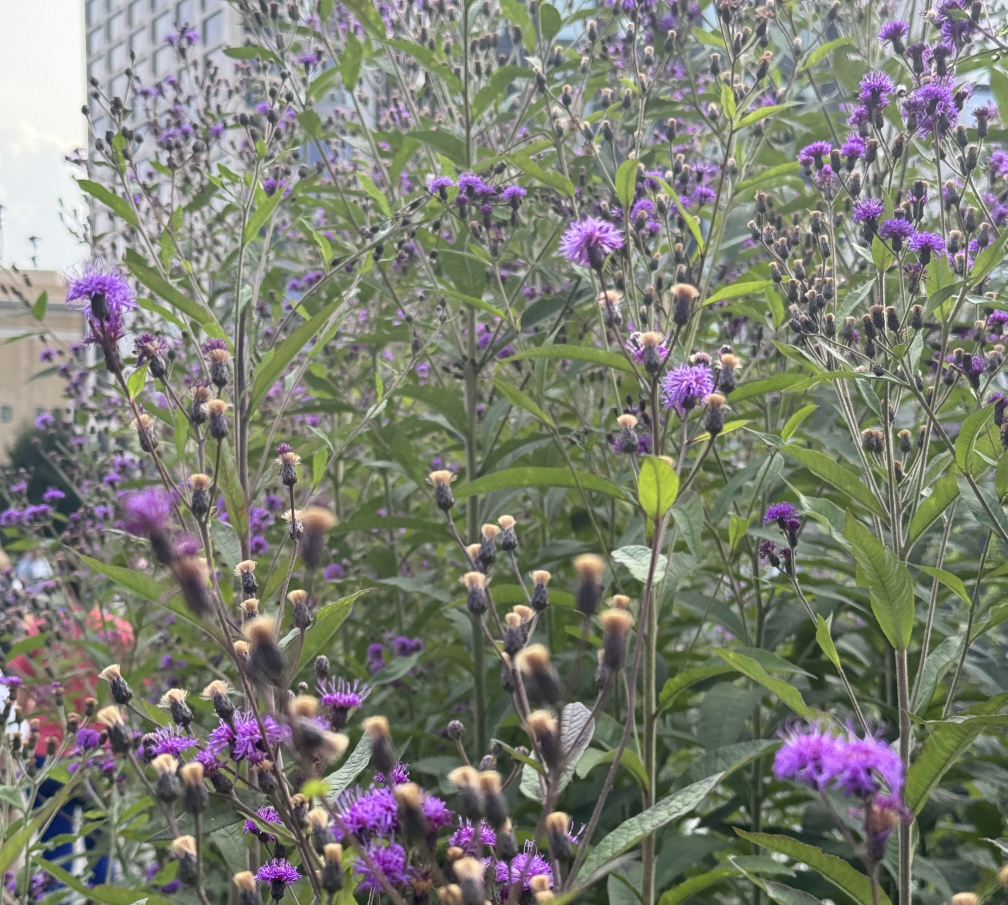
#> input picture garden.jpg, 3024 x 2715 px (shown at 1/3 size); its folder holds only this picture in this run
$ python -i fingerprint.py   (imports and definitions only)   (older library calls are emulated)
#> lines starting #> are read from the running program, lines starting #| are printed output that depends on the picture; after the words box and inside, x2 and y2 are one past the last pixel; in counts of white or black regions, pixels touching at a corner belong together
### depthbrush/generators.py
"""Stroke generator library — the mark-making vocabularies.

Each generator is registered in REGISTRY and has the signature

    gen(ctx: GenContext, p: dict, rng) -> list[np.ndarray]   # polylines, px

Parameters arrive in millimeters (converted via ctx.ppm) so presets stay
paper-relative. Vocabularies derived from studying neo-expressionist
mark-systems: restated contours, skeleton armatures, glyph fields, scribble
energy, stipple percussion — alongside the original flow-field hatching.
"""

import math
from dataclasses import dataclass

import cv2
import numpy as np

from .fields import blend_orientation
from .geometry import chaikin, clip_by_mask, polyline_length, resample, wobble
from .strokes import InkGrid, flow_hatch, iso_depth_contours, silhouette_lines


@dataclass
class GenContext:
    """Everything a generator may want to look at, in working-px space."""
    ppm: float
    band_index: int
    n_bands: int
    depth: np.ndarray          # [0,1], 1 = near
    band_mask: np.ndarray      # bool: hard band membership
    allowed: np.ndarray        # bool: feathered band minus reservation/border
    weight: np.ndarray         # soft band membership [0,1]
    tone: np.ndarray           # band tone source [0,1], 1 = light
    darkness: np.ndarray       # shaped ink-demand field [0,1]
    darkness_seed: np.ndarray  # darkness * weight (feathered seeding)
    theta_raw: np.ndarray      # structure-tensor orientation
    coherence: np.ndarray
    min_darkness: float
    border: np.ndarray         # bool: image-frame guard band


# ---------------------------------------------------------------- helpers

# [133 lines left out: functions _theta, _seed_candidates, _rot, gen_hatch, gen_iso_depth, gen_contour and 1 more, not called in this run]


def _thin(mass: np.ndarray) -> np.ndarray:
    """Binary mass (uint8 0/1) -> 1px skeleton (uint8 0/255)."""
    if hasattr(cv2, "ximgproc"):
        return cv2.ximgproc.thinning(mass * 255)
    return _zhang_suen(mass)


def _trace_skeleton(skel: np.ndarray) -> list:
    """Walk a thinned binary image into polylines (junction-to-junction)."""
    ys, xs = np.nonzero(skel)
    pts = set(zip(xs.tolist(), ys.tolist()))
    if not pts:
        return []
    NB = [(-1, -1), (0, -1), (1, -1), (-1, 0), (1, 0), (-1, 1), (0, 1), (1, 1)]

    def neighbors(q):
        return [(q[0] + dx, q[1] + dy) for dx, dy in NB if (q[0] + dx, q[1] + dy) in pts]

    deg = {q: len(neighbors(q)) for q in pts}
    used = set()

    def edge(a, b):
        return (a, b) if a < b else (b, a)

    paths = []

    def walk(start, nxt):
        path = [start, nxt]
        used.add(edge(start, nxt))
        prev, cur = start, nxt
        while deg[cur] == 2:
            cand = [q for q in neighbors(cur) if q != prev and edge(cur, q) not in used]
            if not cand:
                break
            used.add(edge(cur, cand[0]))
            path.append(cand[0])
            prev, cur = cur, cand[0]
        return np.array(path, dtype=np.float32)

    for s in (q for q in pts if deg[q] != 2):
        for n in neighbors(s):
            if edge(s, n) not in used:
                paths.append(walk(s, n))
    for s in pts:  # remaining pure cycles
        if deg[s] == 2:
            for n in neighbors(s):
                if edge(s, n) not in used:
                    paths.append(walk(s, n))
    return paths


# [29 lines left out: function gen_skeleton, not called in this run]


# ---------------------------------------------------------------- glyphs

# unit-space glyphs (roughly within radius 0.5), simple -> complex
def _circle(r, n=10, closed=True):
    a = np.linspace(0, 2 * math.pi, n, endpoint=False)
    pts = np.stack([np.cos(a), np.sin(a)], axis=1) * r
    if closed:
        pts = np.vstack([pts, pts[:1]])
    return pts.astype(np.float32)


GLYPHS = {
    "dot":  [_circle(0.10, 6)],
    "dash": [np.array([[-0.5, 0], [0.5, 0]], dtype=np.float32)],
    "v":    [np.array([[-0.35, -0.4], [0, 0.4], [0.35, -0.4]], dtype=np.float32)],
    "zig":  [np.array([[-0.5, 0.18], [-0.17, -0.18], [0.17, 0.18], [0.5, -0.18]],
                      dtype=np.float32)],
    "x":    [np.array([[-0.4, -0.4], [0.4, 0.4]], dtype=np.float32),
             np.array([[-0.4, 0.4], [0.4, -0.4]], dtype=np.float32)],
    "plus": [np.array([[-0.45, 0], [0.45, 0]], dtype=np.float32),
             np.array([[0, -0.45], [0, 0.45]], dtype=np.float32)],
    "o":    [_circle(0.42, 10)],
    "star": [np.array([[-0.45, 0], [0.45, 0]], dtype=np.float32),
             np.array([[-0.22, -0.39], [0.22, 0.39]], dtype=np.float32),
             np.array([[-0.22, 0.39], [0.22, -0.39]], dtype=np.float32)],
}


# [215 lines left out: functions gen_glyphs, gen_scribble, _spiral_fills, gen_stipple, not called in this run]


# ---------------------------------------------------------------- registry

REGISTRY = {
    "hatch": gen_hatch,
    "iso_depth": gen_iso_depth,
    "contour": gen_contour,
    "skeleton": gen_skeleton,
    "glyphs": gen_glyphs,
    "scribble": gen_scribble,
    "stipple": gen_stipple,
}

# starter params offered by the UI's "add generator" menu
DEFAULT_PARAMS = {
    "hatch": {"spacing_min_mm": 1.0, "spacing_max_mm": 4.0, "step_mm": 0.7,
              "max_len_mm": 30.0, "min_len_mm": 3.0, "bias_angle_deg": -35.0,
              "bias_strength": 0.2, "wobble_amp_mm": 0.2,
              "wobble_wavelength_mm": 10.0, "max_strokes": 3000,
              "seed_attempts": 14000},
    "iso_depth": {"levels": 6, "min_len_mm": 9.0, "step_mm": 0.9,
                  "wobble_amp_mm": 0.2, "wobble_wavelength_mm": 20.0},
    "contour": {"passes": 1, "offset_mm": 0.8, "trim": 0.3, "angular": False,
                "min_len_mm": 12.0, "step_mm": 0.8, "smooth_mm": 1.0},
    "skeleton": {"tone_threshold": 0.45, "close_mm": 1.5, "prune_mm": 4.0,
                 "step_mm": 0.8, "wobble_amp_mm": 0.3,
                 "wobble_wavelength_mm": 25.0},
    "glyphs": {"glyph_set": ["dot", "dash", "x", "plus", "star"],
               "size_mm": 6.0, "spacing_min_mm": 6.0, "spacing_max_mm": 16.0,
               "align": "flow", "max_glyphs": 1200, "seed_attempts": 12000},
    "scribble": {"step_mm": 0.8, "max_len_mm": 80.0, "min_len_mm": 6.0,
                 "agitation": 0.5, "darkness_pull": 0.55,
                 "spacing_min_mm": 1.5, "spacing_max_mm": 5.0,
                 "max_strokes": 2500, "seed_attempts": 15000,
                 "spiral_fill": False, "spiral_threshold": 0.7},
    "stipple": {"dabs": True, "spacing_min_mm": 2.0, "spacing_max_mm": 7.0,
                "dab_mm": 1.0, "lashes": False, "lash_threshold": 0.55,
                "lash_min_mm": 4.0, "lash_max_mm": 12.0},
}


# [7 lines left out: function dispatch, not called in this run]

### depthbrush/fingerprint.py
"""Style fingerprinting: measure the mark-making statistics of reference
drawings and distill them into depthbrush preset parameters.

Nothing is copied from the reference images — we skeletonize their marks,
measure how the strokes BEHAVE (length, curvature, angularity, winding,
direction, junctions, parallelism, discreteness), and synthesize generator
parameters that walk the same way.

All linear measures are normalized by the image diagonal so fingerprints are
resolution-independent; they map back to millimeters via a nominal paper
diagonal at preset-build time.
"""

import math
from pathlib import Path

import cv2
import numpy as np

from .generators import _thin, _trace_skeleton

WORK_LONG_SIDE = 1100      # analysis resolution
BORDER_CROP = 0.06         # trim museum mats / frame edges
MAX_INK_FRACTION = 0.45    # skip painterly pages (washes, not line)
MIN_INK_FRACTION = 0.005   # skip effectively blank pages
TURN_STEP_PX = 4.0         # resample interval for curvature stats


# ------------------------------------------------------------- extraction

def load_ink(path: str):
    """Grayscale -> binary ink mask (marks=1), polarity-aware.

    Marks are extracted as LOCAL contrast against a blurred background
    estimate, so toned paper, washes, and uneven museum lighting don't read
    as ink. Polarity (dark-line vs white-line print) is chosen by which
    signal is sparse-but-substantive.

    Returns (ink_mask uint8, gray float [0,1]) or (None, reason).
    """
#> called with path = '../garden.jpg'
    img = cv2.imread(str(path), cv2.IMREAD_GRAYSCALE)
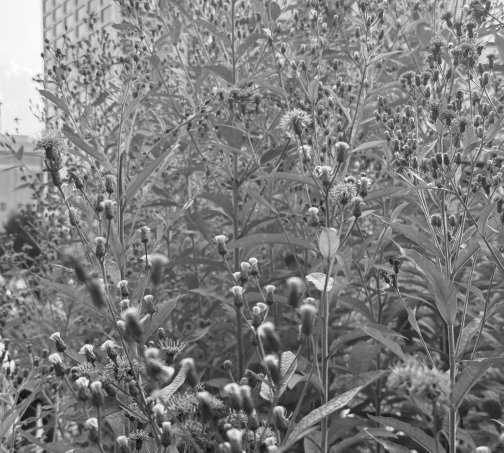
#> img: shape (2715, 3024) (shown at 1/6 size); min 3, max 255, mean 124.9
    if img is None:
        return None, "unreadable"
    h, w = img.shape
    s = WORK_LONG_SIDE / max(h, w)
    if s < 1:
        img = cv2.resize(img, (int(w * s), int(h * s)), interpolation=cv2.INTER_AREA)
#> img: shape (987, 1100)
    cb_h, cb_w = (int(img.shape[0] * BORDER_CROP), int(img.shape[1] * BORDER_CROP))
    img = img[cb_h:img.shape[0] - cb_h, cb_w:img.shape[1] - cb_w]
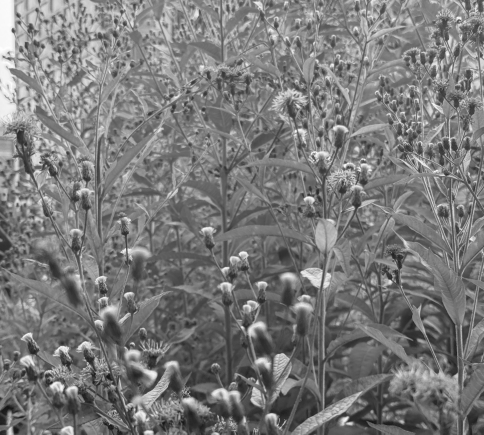
#> img: shape (869, 968) (shown at 1/2 size); min 15, max 254, mean 122.2
    gray = img.astype(np.float32) / 255.0

    diag = math.hypot(*gray.shape)
    bg = cv2.GaussianBlur(gray, (0, 0), diag * 0.02)
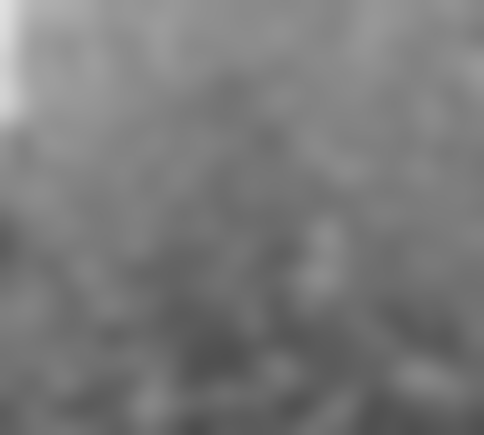
#> bg: shape (869, 968) float32 (shown at 1/2 size); min 0.299, max 0.88, mean 0.479
    delta = 0.10
    frac_dark = float(((bg - gray) > delta).mean())
#> frac_dark = 0.203
    frac_light = float(((gray - bg) > delta).mean())
#> frac_light = 0.193

    def valid(f):
        return MIN_INK_FRACTION < f < MAX_INK_FRACTION

    if valid(frac_dark):
        mask = ((bg - gray) > delta).astype(np.uint8)       # dark marks
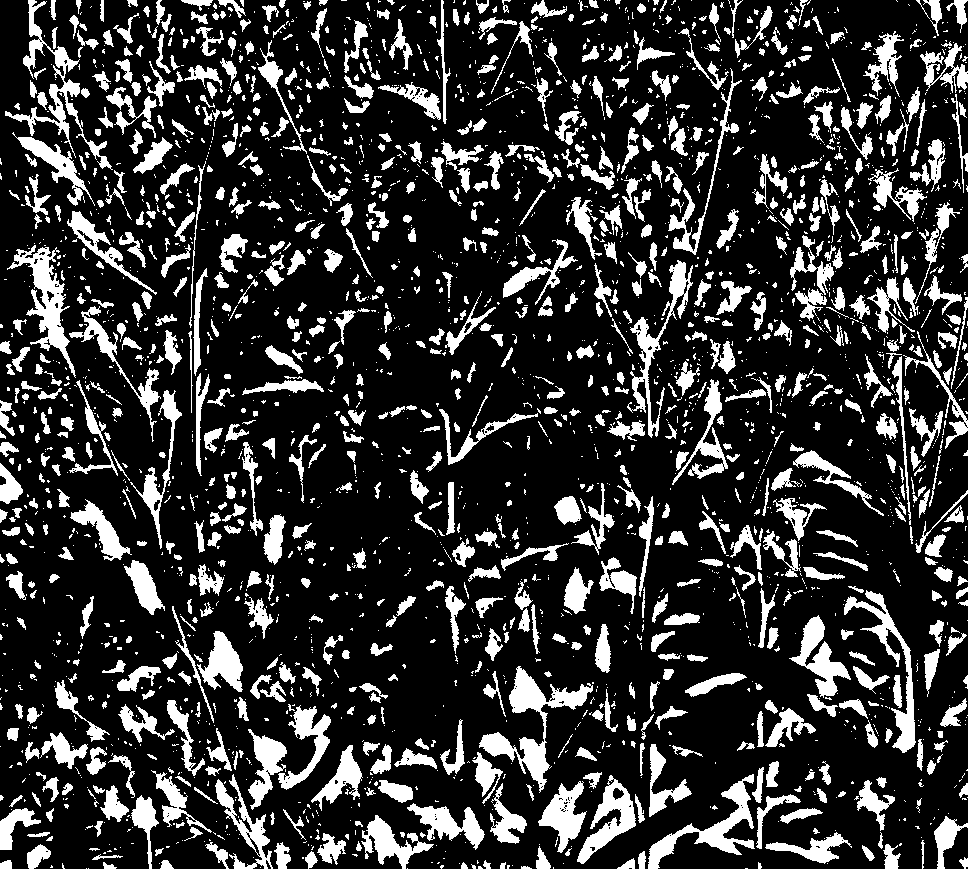
#> mask: shape (869, 968); values 0 (black) and 1 (white), 20.3% white; 2858 white regions (1901 under 20 px), largest, box (x1, y1, x2, y2) and area: (479, 666, 593, 793) 3353, (7, 245, 76, 378) 2549, (5, 0, 113, 170) 2532
    elif valid(frac_light):
        mask = ((gray - bg) > delta).astype(np.uint8)       # white-line print
    else:
        return None, (f"no line signal (dark {frac_dark:.0%}, "
                      f"light {frac_light:.0%})")
    # drop speckle
    mask = cv2.morphologyEx(mask, cv2.MORPH_OPEN,
                            cv2.getStructuringElement(cv2.MORPH_ELLIPSE, (3, 3)))
#> mask: shape (869, 968); values 0 (black) and 1 (white), 17.9% white; 1587 white regions (626 under 20 px), largest, box (x1, y1, x2, y2) and area: (10, 245, 75, 374) 2408, (648, 781, 754, 869) 2275, (844, 591, 916, 753) 2149
    return mask, gray


# [123 lines left out: functions _endpoint_dir, merge_segments, _resample_px, not called in this run]


def fingerprint_image(path: str) -> dict:
    """Measure one reference sheet. Returns stats dict or {'skip': reason}."""
    ink, gray = load_ink(path)
    if ink is None:
        return {"skip": gray}
    h, w = ink.shape
    diag = math.hypot(h, w)

    # stroke width from distance transform sampled on the skeleton
    dist = cv2.distanceTransform(ink, cv2.DIST_L2, 5)
    skel = _thin(ink) > 0
#> in _thin, `return cv2.ximgproc.thinning(mass * 255)`:
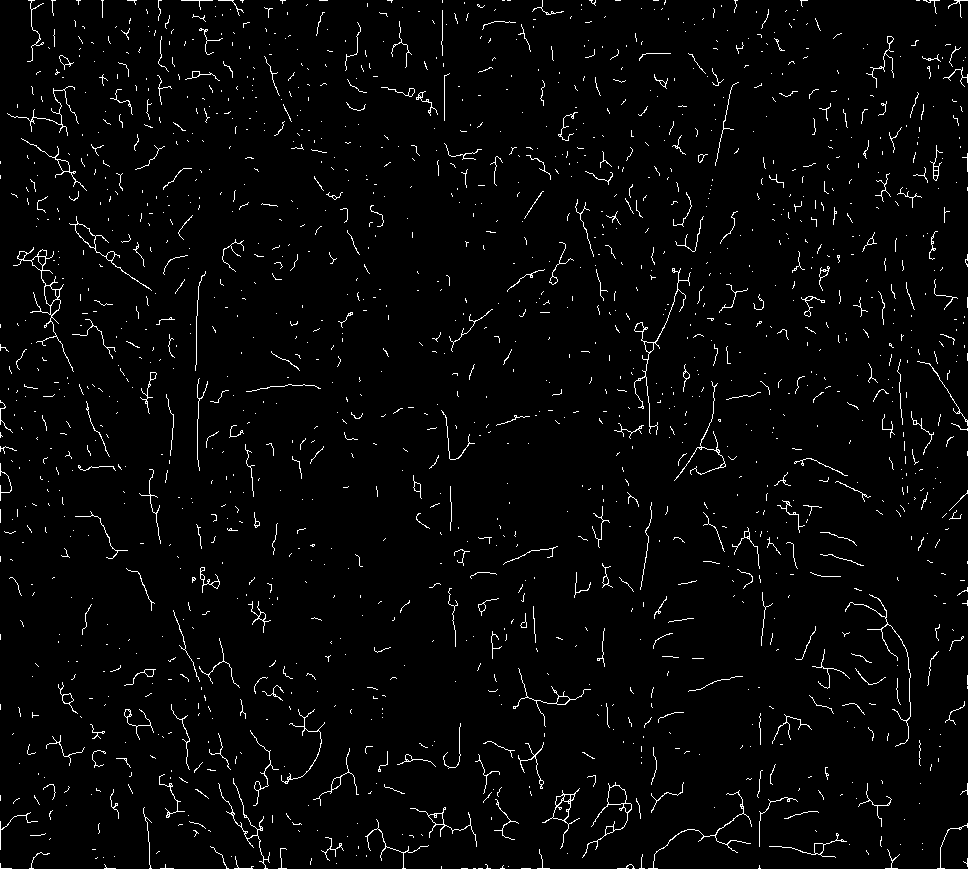
#> returned value: shape (869, 968); 2.6% white in thin lines or dots
#> skel: shape (869, 968) bool; 2.6% white in thin lines or dots
    skel_px = int(skel.sum())
#> skel_px = 22192
    if skel_px < 200:
        return {"skip": "too little line work"}
    width_px = float(2.0 * dist[skel].mean())
#> width_px = 5.77
    if width_px / diag > 0.02:
        return {"skip": f"marks too broad for line work "
                        f"({width_px / diag:.1%} of diagonal)"}

    raw = [s for s in _trace_skeleton(skel) if len(s) >= 2]
#> in _trace_skeleton, `pts = set(zip(xs.tolist(), ys.tolist()))`: pts = 22192 items
#> in walk, `path = [start, nxt]`: path = [(288, 781), (288, 780)]
#> in walk, `prev, cur = start, nxt`: prev = (288, 781); cur = (288, 780)
#> after the loop in walk, `while deg[cur] == 2:`: used = 1 item
    if not raw:
        return {"skip": "no traceable strokes"}
    # rebuild the artist's long strokes from junction-shattered fragments
    strokes, junctions = merge_segments(raw, width_px)

    # the artist's hand lives in the substantial strokes; reproduction grain
    # produces thousands of flecks that would otherwise dominate the medians
    min_len = 3.0 * width_px
    lengths, turns_all, angular_hits, winding = [], [], 0, []
    dir_vx, dir_vy = 0.0, 0.0
    samples = []  # (x, y, angle, stroke_id) for parallelism
    turn_samples = 0
    for si, s in enumerate(strokes):
        r = _resample_px(s, TURN_STEP_PX)
        if len(r) < 3:
            continue
        seg = np.diff(r, axis=0)
        length = float(np.sqrt((seg ** 2).sum(axis=1)).sum())
        if length < min_len:
            continue
        lengths.append(length)
        ang = np.arctan2(seg[:, 1], seg[:, 0])
        turns = np.diff(ang)
        turns = (turns + np.pi) % (2 * np.pi) - np.pi
        turns_all.extend(np.abs(turns).tolist())
        angular_hits += int((np.abs(turns) > math.radians(35)).sum())
        turn_samples += len(turns)
        # net rotation in revolutions: loops wind, hatches don't
        winding.append((abs(float(turns.sum())) / (2 * math.pi), length))
        # doubled-angle resultant for undirected anisotropy
        dir_vx += float(np.cos(2 * ang).sum())
        dir_vy += float(np.sin(2 * ang).sum())
        mid = ang[:-1]
        for k in range(len(r) - 2):
            samples.append((r[k + 1, 0], r[k + 1, 1], mid[k], si))

    if len(lengths) < 5:
        return {"skip": "too few substantial strokes"}
    lengths = np.array(lengths)
    total_len = float(lengths.sum())
    # length-weighted percentiles: "a random mm of drawn line lives on a
    # stroke this long" — robust against swarms of small marks
    order = np.argsort(lengths)
    cum = np.cumsum(lengths[order]) / total_len
    len_w_med = float(lengths[order][np.searchsorted(cum, 0.5)])
    len_w_p90 = float(lengths[order][np.searchsorted(cum, 0.9)])
    wind_w = sum(w * ln for w, ln in winding) / total_len

    n_dir = max(turn_samples + len(lengths), 1)
    anisotropy = math.hypot(dir_vx, dir_vy) / n_dir
    dominant_deg = math.degrees(0.5 * math.atan2(dir_vy, dir_vx))

    # parallelism: fraction of samples with a near-parallel neighbor from
    # ANOTHER stroke within ~2 stroke-widths (hatching/restatement signal)
    par = _parallelism(samples, radius=max(2.0 * width_px, 5.0))

    # discreteness: many separate marks = glyph/stipple writing.
    # ignore grain: a real mark is at least a stroke-width blob
    n_comp, _, stats, cents = cv2.connectedComponentsWithStats(ink)
    areas = stats[1:, cv2.CC_STAT_AREA]
    keep = areas >= width_px ** 2
    comp_density = int(keep.sum()) / (diag / 100) ** 2
    comp_med_area = float(np.median(areas[keep])) if keep.any() else 0.0
    nn = _nn_spacing(cents[1:][keep]) if keep.sum() > 3 else 0.0

    return {
        "ink_fraction": float(ink.mean()),
        "width_rel": width_px / diag,                    # stroke width
        "stroke_count": len(lengths),
        "len_med_rel": len_w_med / diag,
        "len_p90_rel": len_w_p90 / diag,
        "curvature": float(np.mean(turns_all)),          # rad per 4px step
        "angularity": angular_hits / max(turn_samples, 1),
        "winding": wind_w,                               # revolutions/stroke
        "anisotropy": anisotropy,
        "dominant_deg": dominant_deg,
        "junction_density": junctions / max(total_len / (100 * width_px), 1e-6),
        "parallelism": par,
        "junctions_per_stroke": junctions / max(len(lengths), 1),
        "comp_density": comp_density,                    # per (diag/100)^2
        "comp_med_area_rel": comp_med_area / diag ** 2 * 1e4,
        "comp_nn_rel": nn / diag,
    }


# [80 lines left out: functions _parallelism, _nn_spacing, fingerprint_folder, not called in this run]


# ----------------------------------------------------- fingerprint -> preset

# nominal paper for rel->mm mapping (A3 drawable diagonal); mark_scale
# handles other paper sizes at render time
NOMINAL_DIAG_MM = 445.0


# [138 lines left out: functions vocabulary_weights, build_preset, not called in this run]

>>> result = fingerprint_image('../garden.jpg')
